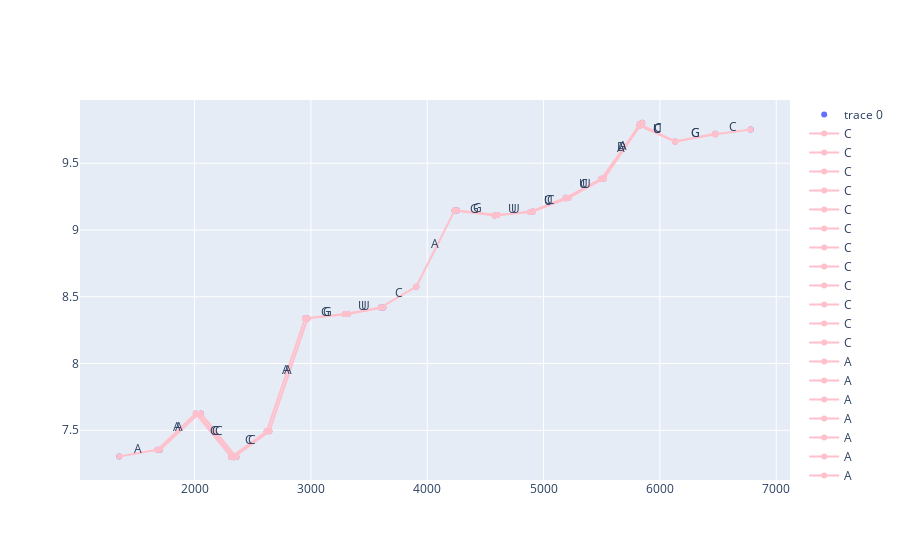

This figure's notebook cell:
### Code cell
bcr = base_calling_random(dfm_r)
plotly_basecalling(*bcr)

### Figure 1 — Plotly figure (JSON) as saved in the notebook; plotly's stock layout.template omitted (floating-point values rounded to 4 significant figures)
{"data": [{"mode": "markers", "type": "scatter", "x": [6781.0, 5826.0, 4580.0, 4886.0, 5191.0, 4235.0, 2010.0, 5497.0, 6476.0, 3601.0, 1681.0, 6131.0, 2315.0, 3906.0, 6132.0, 1352.0, 3295.0, 2950.0, 2621.0, 2032.0, 6477.0, 1703.0, 5192.0, 2337.0, 5213.0, 4602.0, 5827.0, 4908.0, 2054.0, 5519.0, 3623.0, 5848.0, 2972.0, 2642.0, 4257.0, 3317.0, 2359.0], "y": [9.752, 9.782, 9.109, 9.135, 9.241, 9.145, 7.625, 9.383, 9.717, 8.42, 7.354, 9.662, 7.299, 8.575, 9.662, 7.303, 8.37, 8.339, 7.492, 7.622, 9.72, 7.354, 9.238, 7.298, 9.239, 9.112, 9.793, 9.138, 7.626, 9.386, 8.42, 9.803, 8.338, 7.492, 9.146, 8.37, 7.299]}, {"line": {"color": "pink"}, "mode": "lines+markers", "name": "C", "type": "scatter", "x": [6781.0, 6476.0], "y": [9.752, 9.717]}, {"line": {"color": "pink"}, "mode": "lines+markers", "name": "C", "type": "scatter", "x": [4886.0, 5191.0], "y": [9.135, 9.241]}, {"line": {"color": "pink"}, "mode": "lines+markers", "name": "C", "type": "scatter", "x": [5497.0, 5192.0], "y": [9.383, 9.238]}, {"line": {"color": "pink"}, "mode": "lines+markers", "name": "C", "type": "scatter", "x": [5826.0, 6131.0], "y": [9.782, 9.662]}, {"line": {"color": "pink"}, "mode": "lines+markers", "name": "C", "type": "scatter", "x": [2010.0, 2315.0], "y": [7.625, 7.299]}, {"line": {"color": "pink"}, "mode": "lines+markers", "name": "C", "type": "scatter", "x": [3601.0, 3906.0], "y": [8.42, 8.575]}, {"line": {"color": "pink"}, "mode": "lines+markers", "name": "C", "type": "scatter", "x": [6132.0, 5827.0], "y": [9.662, 9.793]}, {"line": {"color": "pink"}, "mode": "lines+markers", "name": "C", "type": "scatter", "x": [2315.0, 2621.0], "y": [7.299, 7.492]}, {"line": {"color": "pink"}, "mode": "lines+markers", "name": "C", "type": "scatter", "x": [2032.0, 2337.0], "y": [7.622, 7.298]}, {"line": {"color": "pink"}, "mode": "lines+markers", "name": "C", "type": "scatter", "x": [5213.0, 4908.0], "y": [9.239, 9.138]}, {"line": {"color": "pink"}, "mode": "lines+markers", "name": "C", "type": "scatter", "x": [2337.0, 2642.0], "y": [7.298, 7.492]}, {"line": {"color": "pink"}, "mode": "lines+markers", "name": "C", "type": "scatter", "x": [2054.0, 2359.0], "y": [7.626, 7.299]}, {"line": {"color": "pink"}, "mode": "lines+markers", "name": "A", "type": "scatter", "x": [5826.0, 5497.0], "y": [9.782, 9.383]}, {"line": {"color": "pink"}, "mode": "lines+markers", "name": "A", "type": "scatter", "x": [4235.0, 3906.0], "y": [9.145, 8.575]}, {"line": {"color": "pink"}, "mode": "lines+markers", "name": "A", "type": "scatter", "x": [2010.0, 1681.0], "y": [7.625, 7.354]}, {"line": {"color": "pink"}, "mode": "lines+markers", "name": "A", "type": "scatter", "x": [1681.0, 1352.0], "y": [7.354, 7.303]}, {"line": {"color": "pink"}, "mode": "lines+markers", "name": "A", "type": "scatter", "x": [2950.0, 2621.0], "y": [8.339, 7.492]}, {"line": {"color": "pink"}, "mode": "lines+markers", "name": "A", "type": "scatter", "x": [2032.0, 1703.0], "y": [7.622, 7.354]}, {"line": {"color": "pink"}, "mode": "lines+markers", "name": "A", "type": "scatter", "x": [5519.0, 5848.0], "y": [9.386, 9.803]}, {"line": {"color": "pink"}, "mode": "lines+markers", "name": "A", "type": "scatter", "x": [2972.0, 2642.0], "y": [8.338, 7.492]}, {"line": {"color": "pink"}, "mode": "lines+markers", "name": "G", "type": "scatter", "x": [4580.0, 4235.0], "y": [9.109, 9.145]}, {"line": {"color": "pink"}, "mode": "lines+markers", "name": "G", "type": "scatter", "x": [6476.0, 6131.0], "y": [9.717, 9.662]}, {"line": {"color": "pink"}, "mode": "lines+markers", "name": "G", "type": "scatter", "x": [3295.0, 2950.0], "y": [8.37, 8.339]}, {"line": {"color": "pink"}, "mode": "lines+markers", "name": "G", "type": "scatter", "x": [6132.0, 6477.0], "y": [9.662, 9.72]}, {"line": {"color": "pink"}, "mode": "lines+markers", "name": "G", "type": "scatter", "x": [4602.0, 4257.0], "y": [9.112, 9.146]}, {"line": {"color": "pink"}, "mode": "lines+markers", "name": "G", "type": "scatter", "x": [2972.0, 3317.0], "y": [8.338, 8.37]}, {"line": {"color": "pink"}, "mode": "lines+markers", "name": "U", "type": "scatter", "x": [4580.0, 4886.0], "y": [9.109, 9.135]}, {"line": {"color": "pink"}, "mode": "lines+markers", "name": "U", "type": "scatter", "x": [5191.0, 5497.0], "y": [9.241, 9.383]}, {"line": {"color": "pink"}, "mode": "lines+markers", "name": "U", "type": "scatter", "x": [3601.0, 3295.0], "y": [8.42, 8.37]}, {"line": {"color": "pink"}, "mode": "lines+markers", "name": "U", "type": "scatter", "x": [5826.0, 6132.0], "y": [9.782, 9.662]}, {"line": {"color": "pink"}, "mode": "lines+markers", "name": "U", "type": "scatter", "x": [4886.0, 5192.0], "y": [9.135, 9.238]}, {"line": {"color": "pink"}, "mode": "lines+markers", "name": "U", "type": "scatter", "x": [4602.0, 4908.0], "y": [9.112, 9.138]}, {"line": {"color": "pink"}, "mode": "lines+markers", "name": "U", "type": "scatter", "x": [5213.0, 5519.0], "y": [9.239, 9.386]}, {"line": {"color": "pink"}, "mode": "lines+markers", "name": "U", "type": "scatter", "x": [3623.0, 3317.0], "y": [8.42, 8.37]}, {"line": {"color": "pink"}, "mode": "lines+markers", "name": "D", "type": "scatter", "x": [5827.0, 5519.0], "y": [9.793, 9.386]}], "layout": {"annotations": [{"arrowhead": 1, "showarrow": false, "text": "C", "x": 6629.0, "y": 9.735, "yshift": 5}, {"arrowhead": 1, "showarrow": false, "text": "C", "x": 5038.0, "y": 9.188, "yshift": 5}, {"arrowhead": 1, "showarrow": false, "text": "C", "x": 5344.0, "y": 9.31, "yshift": 5}, {"arrowhead": 1, "showarrow": false, "text": "C", "x": 5978.0, "y": 9.722, "yshift": 5}, {"arrowhead": 1, "showarrow": false, "text": "C", "x": 2163.0, "y": 7.462, "yshift": 5}, {"arrowhead": 1, "showarrow": false, "text": "C", "x": 3753.0, "y": 8.497, "yshift": 5}, {"arrowhead": 1, "showarrow": false, "text": "C", "x": 5979.0, "y": 9.727, "yshift": 5}, {"arrowhead": 1, "showarrow": false, "text": "C", "x": 2468.0, "y": 7.396, "yshift": 5}, {"arrowhead": 1, "showarrow": false, "text": "C", "x": 2185.0, "y": 7.46, "yshift": 5}, {"arrowhead": 1, "showarrow": false, "text": "C", "x": 5060.0, "y": 9.189, "yshift": 5}, {"arrowhead": 1, "showarrow": false, "text": "C", "x": 2490.0, "y": 7.395, "yshift": 5}, {"arrowhead": 1, "showarrow": false, "text": "C", "x": 2207.0, "y": 7.463, "yshift": 5}, {"arrowhead": 1, "showarrow": false, "text": "A", "x": 5661.0, "y": 9.582, "yshift": 5}, {"arrowhead": 1, "showarrow": false, "text": "A", "x": 4070.0, "y": 8.86, "yshift": 5}, {"arrowhead": 1, "showarrow": false, "text": "A", "x": 1846.0, "y": 7.489, "yshift": 5}, {"arrowhead": 1, "showarrow": false, "text": "A", "x": 1517.0, "y": 7.329, "yshift": 5}, {"arrowhead": 1, "showarrow": false, "text": "A", "x": 2785.0, "y": 7.915, "yshift": 5}, {"arrowhead": 1, "showarrow": false, "text": "A", "x": 1868.0, "y": 7.488, "yshift": 5}, {"arrowhead": 1, "showarrow": false, "text": "A", "x": 5683.0, "y": 9.595, "yshift": 5}, {"arrowhead": 1, "showarrow": false, "text": "A", "x": 2807.0, "y": 7.915, "yshift": 5}, {"arrowhead": 1, "showarrow": false, "text": "G", "x": 4407.0, "y": 9.127, "yshift": 5}, {"arrowhead": 1, "showarrow": false, "text": "G", "x": 6303.0, "y": 9.69, "yshift": 5}, {"arrowhead": 1, "showarrow": false, "text": "G", "x": 3122.0, "y": 8.354, "yshift": 5}, {"arrowhead": 1, "showarrow": false, "text": "G", "x": 6304.0, "y": 9.691, "yshift": 5}, {"arrowhead": 1, "showarrow": false, "text": "G", "x": 4429.0, "y": 9.129, "yshift": 5}, {"arrowhead": 1, "showarrow": false, "text": "G", "x": 3144.0, "y": 8.354, "yshift": 5}, {"arrowhead": 1, "showarrow": false, "text": "U", "x": 4733.0, "y": 9.122, "yshift": 5}, {"arrowhead": 1, "showarrow": false, "text": "U", "x": 5344.0, "y": 9.312, "yshift": 5}, {"arrowhead": 1, "showarrow": false, "text": "U", "x": 3448.0, "y": 8.395, "yshift": 5}, {"arrowhead": 1, "showarrow": false, "text": "U", "x": 5979.0, "y": 9.722, "yshift": 5}, {"arrowhead": 1, "showarrow": false, "text": "U", "x": 5039.0, "y": 9.186, "yshift": 5}, {"arrowhead": 1, "showarrow": false, "text": "U", "x": 4755.0, "y": 9.125, "yshift": 5}, {"arrowhead": 1, "showarrow": false, "text": "U", "x": 5366.0, "y": 9.312, "yshift": 5}, {"arrowhead": 1, "showarrow": false, "text": "U", "x": 3470.0, "y": 8.395, "yshift": 5}, {"arrowhead": 1, "showarrow": false, "text": "D", "x": 5673.0, "y": 9.589, "yshift": 5}]}}
